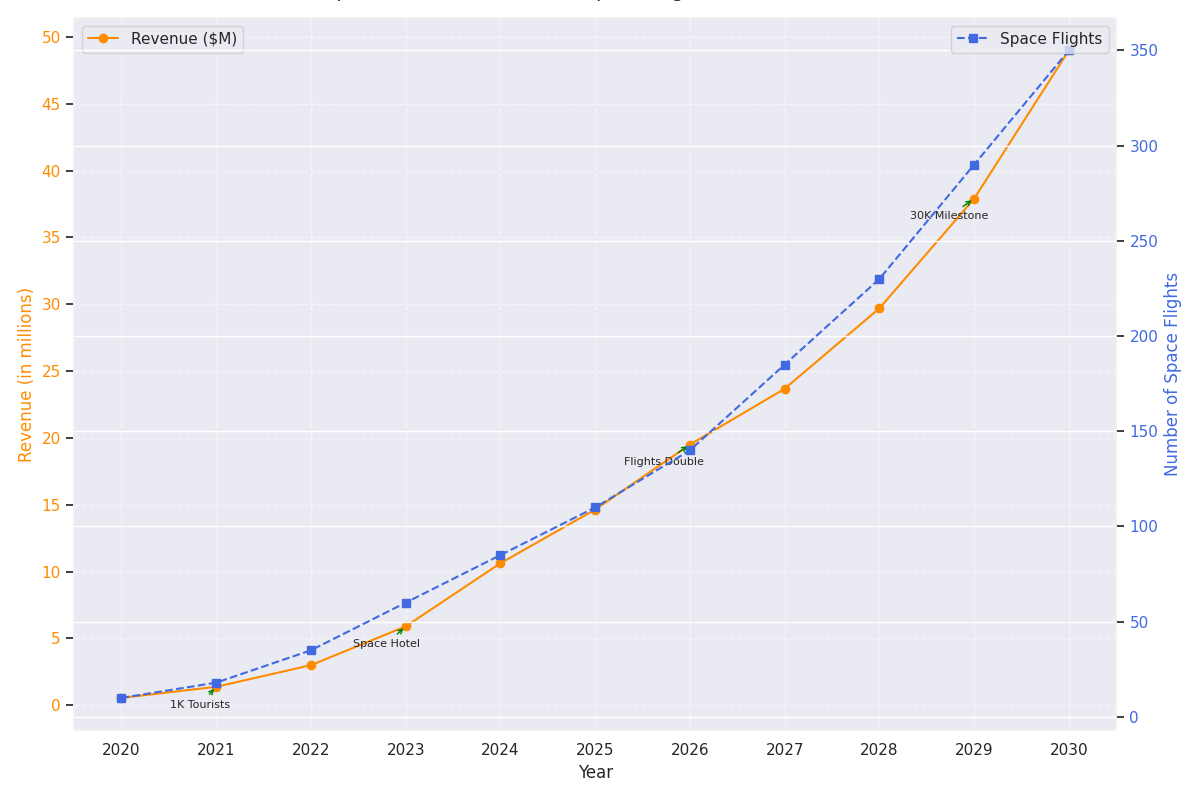

Recreate this plot in Python.
import matplotlib.pyplot as plt
import numpy as np

# Original data for space tourism
years = np.arange(2020, 2031)
space_tourists = np.array([0.5, 1.2, 2.5, 5.0, 8.5, 12.0, 15.0, 18.5, 22.0, 28.5, 35.0])
revenue_per_tourist = 1.0
space_revenue = space_tourists * revenue_per_tourist * (1.0 + np.array([0.1, 0.15, 0.2, 0.18, 0.25, 0.22, 0.3, 0.28, 0.35, 0.33, 0.4]))

# New data: Projected number of Space Flights
space_flights = np.array([10, 18, 35, 60, 85, 110, 140, 185, 230, 290, 350])

fig, ax1 = plt.subplots(figsize=(12, 8))

# Plot space revenue
marker_types = ['o', 's', 'D', '<']
line_styles = ['-', '--', '-.', ':']
ax1.plot(years, space_revenue, marker=marker_types[0], linestyle=line_styles[0], color='darkorange', label='Revenue ($M)')

# Plot space flights on a secondary y-axis
ax2 = ax1.twinx()
ax2.plot(years, space_flights, marker=marker_types[1], linestyle=line_styles[1], color='royalblue', label='Space Flights')

# Labels and formatting
ax1.set_xlabel("Year", fontsize=12)
ax1.set_ylabel("Revenue (in millions)", fontsize=12, color='darkorange')
ax1.tick_params(axis='y', labelcolor='darkorange')
ax2.set_ylabel("Number of Space Flights", fontsize=12, color='royalblue')
ax2.tick_params(axis='y', labelcolor='royalblue')
ax1.set_xticks(years)
ax1.set_yticks(np.arange(0, max(space_revenue) + 5, 5))
ax2.set_yticks(np.arange(0, max(space_flights) + 50, 50))

milestones = {2021: "1K Tourists", 2023: "Space Hotel", 2026: "Flights Double", 2029: "30K Milestone"}
for year, label in milestones.items():
    idx = np.where(years == year)[0]
    if idx.size > 0:
        ax1.annotate(label, (years[idx[0]], space_revenue[idx[0]]), textcoords="offset points", xytext=(10, -15), ha='right', fontsize=8, arrowprops=dict(arrowstyle='->', color='green'))

ax1.grid(True, linestyle='--', alpha=0.5)

# Modify border colors
for spine in ax1.spines.values():
    spine.set_edgecolor('grey')

fig.tight_layout()
ax1.legend(loc='upper left')
ax2.legend(loc='upper right')
plt.title("Space Tourism Revenue & Space Flights (2020 to 2030)", fontsize=14, fontweight='medium', pad=15)
plt.show()
